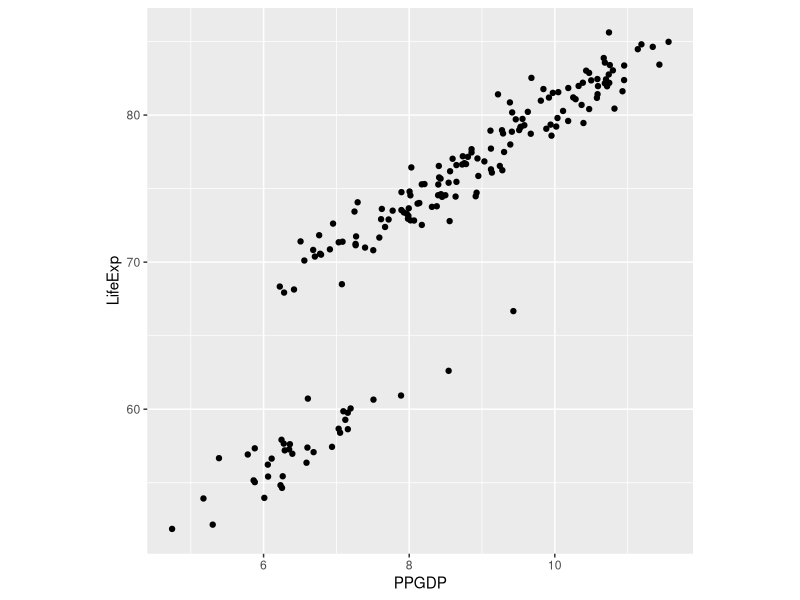
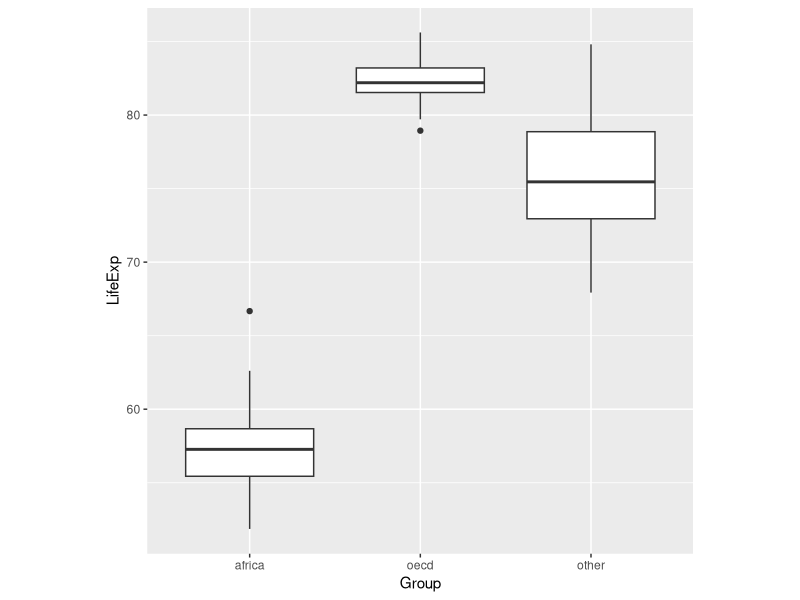
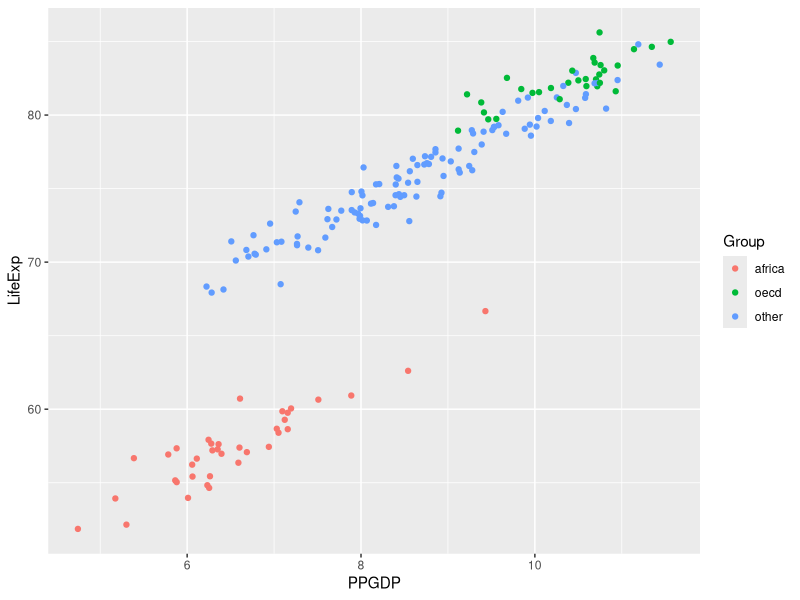
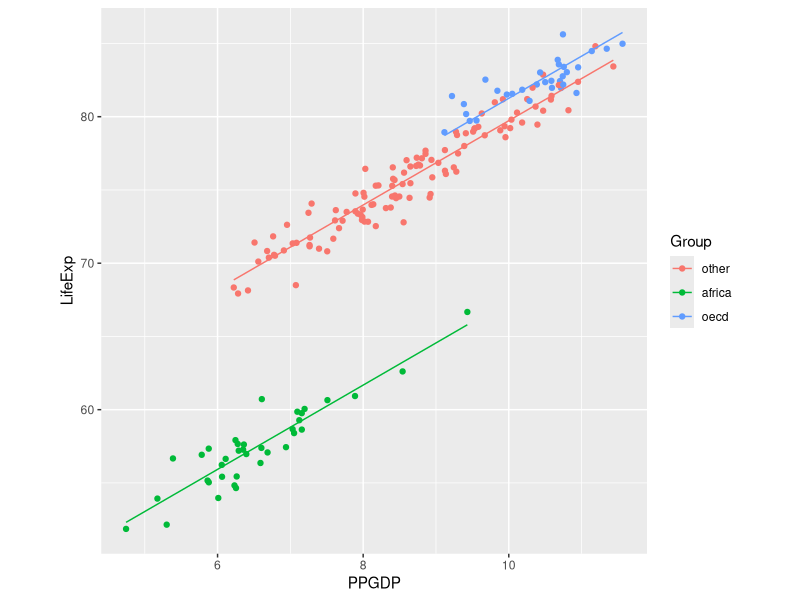
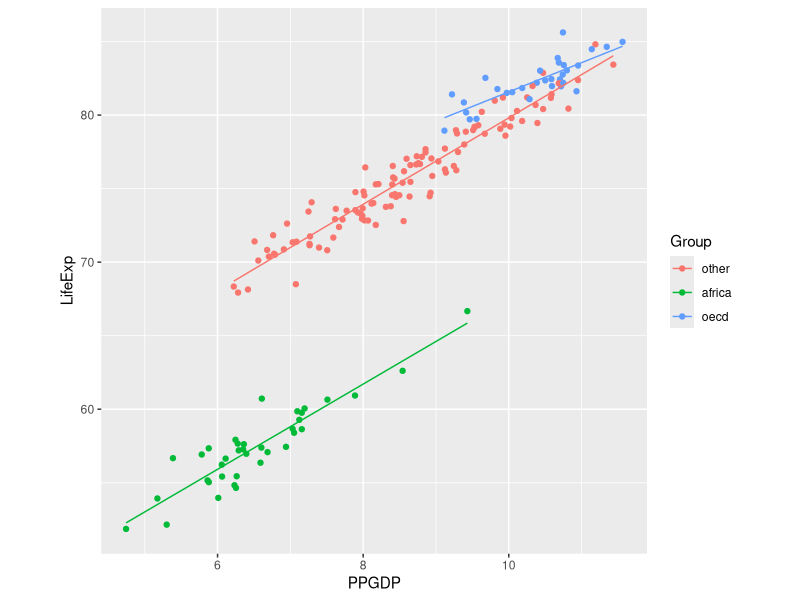

Write the R code that produced these figures, in order.
## ---- chunk 1
# load packages here
library(tidyverse)
## ---- chunk 2
life <- read_table("LifeExpectancy.txt") %>% select(-c("Row")) %>%
  mutate(Group = as.factor(Group))

head(life)
summary(life)
## ---- chunk 3
ggplot(data = life) +
  geom_point(mapping = aes(x = PPGDP, y = LifeExp)) +
  theme(aspect.ratio = 1)
## ---- chunk 4
ggplot(data = life) +
  geom_boxplot(mapping = aes(x = Group, y = LifeExp)) +
  theme(aspect.ratio = 1)
## ---- chunk 5
ggplot(life, aes(PPGDP, LifeExp, color = Group)) +
  geom_point()
## ---- chunk 6
life$africa <- as.factor(ifelse(life$Group == "africa", 1,0))
life$oecd <- as.factor(ifelse(life$Group == "oecd", 1,0))
summary(life)
## ---- chunk 7
contrasts(life$Group)

life <- life %>% mutate(Group = relevel(Group, ref = "other"))

life_lm <- lm(LifeExp ~ PPGDP+africa+oecd, data = life)
summary(life_lm)
## ---- chunk 8
confint(life_lm, level = 0.95)
## ---- chunk 9
life_compare <- life %>% select(-c(PPGDP))

life_compare_lm <- lm(LifeExp ~ Group, data = life_compare)
summary(life_compare_lm)

anova(life_compare_lm, life_lm)
## ---- chunk 10
predict(life_lm, 
        newdata = data.frame(PPGDP = 9.5,
                             africa = "0",
                             oecd = "1"),
        level = 0.95,
        interval = "prediction")
## ---- chunk 11
ggplot(life) +
  geom_point(mapping = aes(x = PPGDP,
                           y = LifeExp, 
                           color = Group)) +
  geom_line(mapping = aes(x = PPGDP,
                          y = predict(life_lm), 
                          color = Group)) +
  theme(aspect.ratio = 1)
## ---- chunk 12
life_inter_lm <- lm(LifeExp ~ PPGDP + africa + oecd + PPGDP*africa +PPGDP*oecd, data = life)
summary(life_inter_lm)
## ---- chunk 13
anova(life_inter_lm)
## ---- chunk 14
ggplot(life) +
  geom_point(mapping = aes(x = PPGDP,
                           y = LifeExp, 
                           color = Group)) +
  geom_line(mapping = aes(x = PPGDP,
                          y = predict(life_inter_lm), 
                          color = Group)) +
  theme(aspect.ratio = 1)
## ---- chunk 15
# your code here, if needed
## ---- chunk 16
# your code here, if needed
## ---- chunk 17
# your code here, if needed
## ---- chunk 18

## ---- chunk 19
# your code here, if needed
